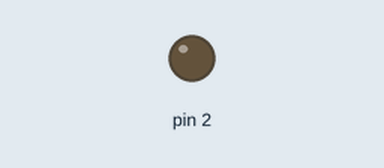
Bench run of a sketch on a simulated Arduino Uno, built with avr-gcc and run on an emulated ATmega328P. On the bench: output pins drawn as LEDs (lit = HIGH). What the sketch prints to the serial monitor is not drawn.

Above: at 0.1 s.
At 0.7 s:
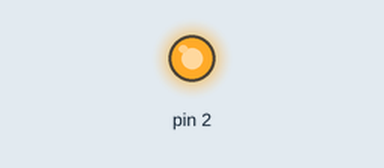
Timing chart, 0 to 2.4 s (numbered marks = the images above):
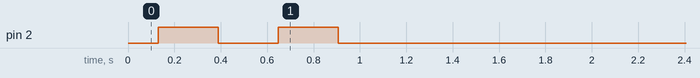

The sketch:

BlinkPwm.ino
```cpp
#include <pwm_pin.h>

PwmPin ledPin(2);


#pragma pack(1)
const uint32_t packetSize = 16;

struct ArduinoMessage {
    uint8_t type;
    ArduinoMessage( char type ) : type(type) {}
};

struct PwmOut : public ArduinoMessage {
    enum {messageType = 0x1, freeSize = packetSize - sizeof(ArduinoMessage) - 3};
    uint8_t pin;
    uint8_t value;
    uint8_t zero;
    uint8_t dummy[freeSize];
    PwmOut( uint8_t pin, uint8_t value ) : ArduinoMessage(messageType), pin(pin), value(value), zero(0) {}
};

struct MoveDriveTo : public ArduinoMessage {
    enum {messageType = 0x2, freeSize = packetSize - sizeof(ArduinoMessage) - 7};
    uint8_t drive;
    uint8_t speed;
    int32_t x;
    uint8_t zero;
    uint8_t dummy[freeSize];
    MoveDriveTo(uint8_t drive, uint8_t speed, int32_t x)
    : ArduinoMessage(messageType), drive(drive), speed(speed), x(x), zero(0) {}
};

struct ArduinoResponse {
    uint8_t result;
    ArduinoResponse(uint8_t result = 0) : result(result) {}
};

#pragma pack()

char inBuf[packetSize];
uint8_t outBuf[packetSize];

void lightOn() {
  for( int i=0; i!=255; ++i ) {
    ledPin.value(i);
    delay(1);
  }
}

void lightOff(){
  for( int i=255; i!=0; --i ) {
    ledPin.value(i);
    delay(1);
  }
}
// the setup routine runs once when you press reset:
void setup() {
  Serial.begin(115200);
  Serial.flush();
  while( Serial.available() )
    Serial.read();

  for( int i=0; i!=packetSize; ++i ) {
    inBuf[i]=0x1;
    outBuf[i]=0x1;
  }
  lightOn();
  lightOff();
  lightOn();
  lightOff();
  Serial.write(0x22);
}


// the loop routine runs over and over again forever:
void loop() {
  if (Serial.available() >= packetSize) {  //если есть доступные данные
    // считываем байт
    for( int i = 0; i!= packetSize; ++i )
      inBuf[i]= Serial.read();
      //if( inBuf[0] == 0xF ) {
    switch( ((ArduinoMessage*)inBuf)->type ) {
      case PwmOut::messageType:
      {
        const PwmOut & msg(*((PwmOut*)inBuf));
        PwmPin pin(msg.pin);
        pin.value(msg.value);
        ArduinoResponse & response(*((ArduinoResponse*)outBuf));
        response.result = 0;
      }
      default:;
    }
    //ledPin.value(inBuf[1]);
    Serial.flush();
      //lightOn();
    Serial.write((uint8_t*)outBuf, packetSize);
      //lightOff();
  }
}
```
